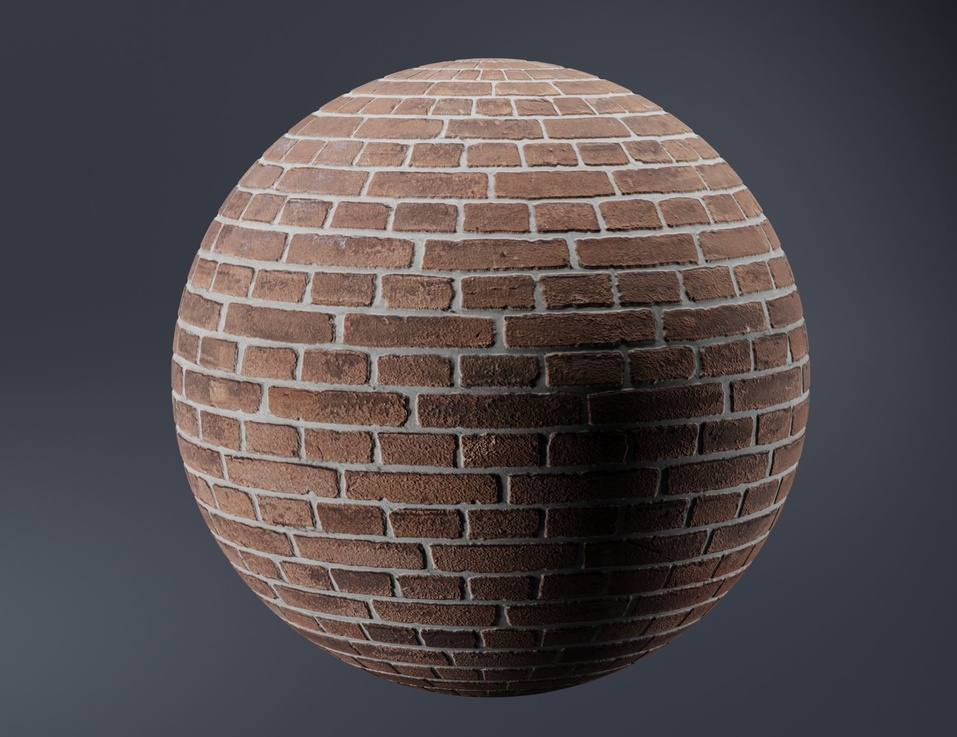
#> input picture static_in_env/img/3D_1.jpg, 957 x 737 px, shrunk from 2048 x 1577 before the run; its folder holds only this picture in this run
$ python opencvd.py
#> lines starting #> are read from the running program, lines starting #| are printed output that depends on the picture
import numpy as np
import os
import cv2

# settings yerine
# djecommerce/settings/base.py

# referans path
# core/opencvimageedit.py


# path olarak resmin urlsi verilecek
# anasayfada ve diğer sayfalardan
# görüntülenen elemanların üzerine tıklandığında
# imageedit.html üzerine gidecek

resimler = []


for i in os.listdir(os.getcwd()):
    if i.endswith('jpg'):
        resimler.append(i)

for name in resimler:
    new_name = 'cv_' + name


    img = cv2.imread(name)
#> img is the input picture: shape (737, 957, 3); mean B, G, R 76.2, 74.3, 80.2
    gray = cv2.cvtColor(img, cv2.COLOR_BGR2GRAY)
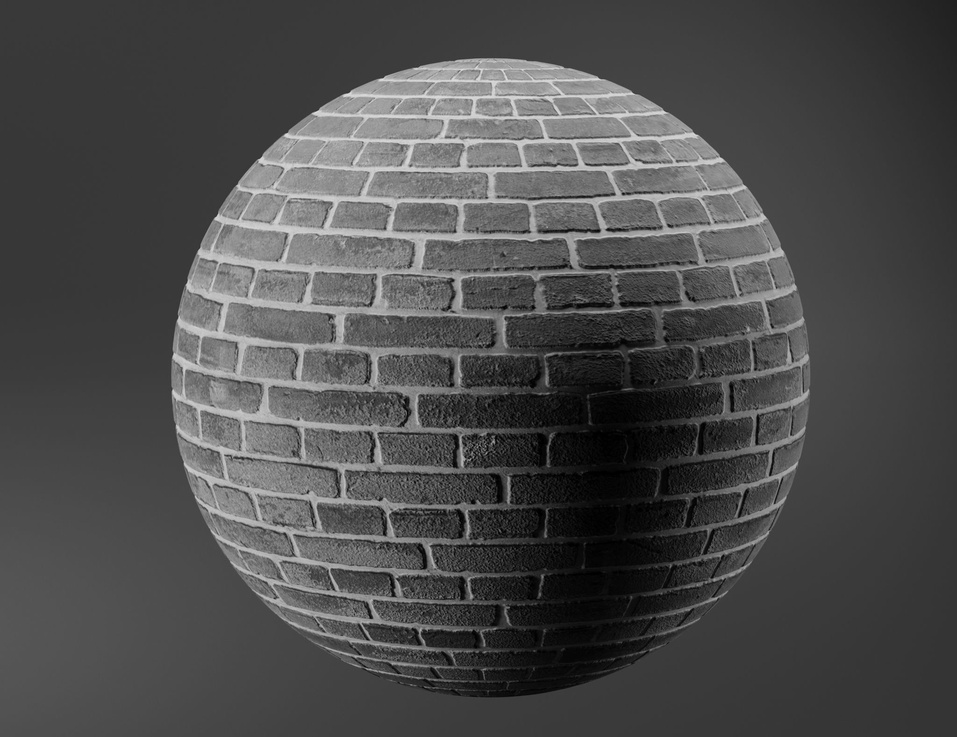
#> gray: shape (737, 957); min 0, max 227, mean 76.3
    blur = cv2.GaussianBlur(gray, (11, 11), 0)

    cv2.imwrite(new_name, blur)
